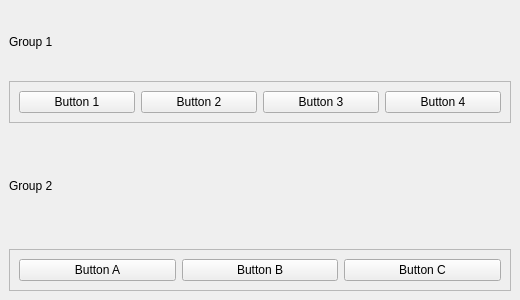
<?xml version='1.0' encoding='utf-8'?>
<ui version="4.0">
 <class>MainWindow</class>
 <widget class="QMainWindow" name="MainWindow">
  <property name="geometry">
   <rect>
    <x>0</x>
    <y>0</y>
    <width>520</width>
    <height>300</height>
   </rect>
  </property>
  <property name="windowTitle">
   <string>QCustomQPushButtonGroup Showcase</string>
  </property>
  <widget class="QWidget" name="centralwidget">
   <layout class="QVBoxLayout" name="verticalLayout">
    <property name="spacing">10</property>
    <property name="leftMargin">16</property>
    <property name="topMargin">16</property>
    <property name="rightMargin">16</property>
    <property name="bottomMargin">16</property>
    <item>
     <widget class="QLabel" name="group1Caption">
      <property name="text">
       <string>Group 1</string>
      </property>
     </widget>
    </item>
    <item alignment="Qt::AlignTop">
     <widget class="QFrame" name="group1Frame">
      <property name="frameShape">
       <enum>QFrame::StyledPanel</enum>
      </property>
      <property name="frameShadow">
       <enum>QFrame::Raised</enum>
      </property>
      <layout class="QHBoxLayout" name="group1Layout">
       <item>
        <widget class="QPushButton" name="group1Btn1">
         <property name="text">
          <string>Button 1</string>
         </property>
        </widget>
       </item>
       <item>
        <widget class="QPushButton" name="group1Btn2">
         <property name="text">
          <string>Button 2</string>
         </property>
        </widget>
       </item>
       <item>
        <widget class="QPushButton" name="group1Btn3">
         <property name="text">
          <string>Button 3</string>
         </property>
        </widget>
       </item>
       <item>
        <widget class="QPushButton" name="group1Btn4">
         <property name="text">
          <string>Button 4</string>
         </property>
        </widget>
       </item>
      </layout>
     </widget>
    </item>
    <item>
     <widget class="QLabel" name="group2Caption">
      <property name="text">
       <string>Group 2</string>
      </property>
     </widget>
    </item>
    <item alignment="Qt::AlignBottom">
     <widget class="QFrame" name="group2Frame">
      <property name="frameShape">
       <enum>QFrame::StyledPanel</enum>
      </property>
      <property name="frameShadow">
       <enum>QFrame::Raised</enum>
      </property>
      <layout class="QHBoxLayout" name="group2Layout">
       <item>
        <widget class="QPushButton" name="group2Btn1">
         <property name="text">
          <string>Button A</string>
         </property>
        </widget>
       </item>
       <item>
        <widget class="QPushButton" name="group2Btn2">
         <property name="text">
          <string>Button B</string>
         </property>
        </widget>
       </item>
       <item>
        <widget class="QPushButton" name="group2Btn3">
         <property name="text">
          <string>Button C</string>
         </property>
        </widget>
       </item>
      </layout>
     </widget>
    </item>
   </layout>
  </widget>
 </widget>
 <connections />
<customwidgets><customwidget><class>QPushButton</class><extends>QPushButton</extends><header location="global">Custom_Widgets.Theme.h</header><container>1</container></customwidget><customwidget><class>QLabel</class><extends>QLabel</extends><header location="global">Custom_Widgets.Theme.h</header><container>1</container></customwidget></customwidgets></ui>
